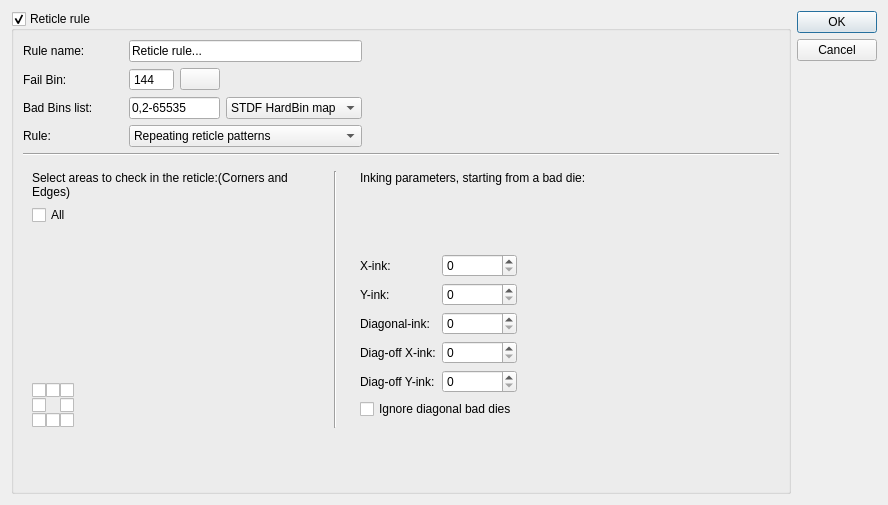
<?xml version="1.0" encoding="UTF-8"?>
<ui version="4.0">
 <class>ReticleDefinitionDialog</class>
 <widget class="QDialog" name="ReticleDefinitionDialog">
  <property name="geometry">
   <rect>
    <x>0</x>
    <y>0</y>
    <width>888</width>
    <height>505</height>
   </rect>
  </property>
  <property name="sizePolicy">
   <sizepolicy hsizetype="Expanding" vsizetype="Expanding">
    <horstretch>0</horstretch>
    <verstretch>0</verstretch>
   </sizepolicy>
  </property>
  <property name="windowTitle">
   <string>Dialog</string>
  </property>
  <property name="windowIcon">
   <iconset resource="gex.qrc">
    <normaloff>:/gex/icons/gex_application_48x48.png</normaloff>:/gex/icons/gex_application_48x48.png</iconset>
  </property>
  <property name="modal">
   <bool>true</bool>
  </property>
  <layout class="QGridLayout" name="gridLayout_3">
   <item row="0" column="0">
    <widget class="QGroupBox" name="groupBoxReticle">
     <property name="sizePolicy">
      <sizepolicy hsizetype="Preferred" vsizetype="Expanding">
       <horstretch>0</horstretch>
       <verstretch>0</verstretch>
      </sizepolicy>
     </property>
     <property name="title">
      <string>Reticle rule</string>
     </property>
     <property name="checkable">
      <bool>true</bool>
     </property>
     <layout class="QGridLayout" name="gridLayout">
      <item row="0" column="0">
       <widget class="QLabel" name="label">
        <property name="minimumSize">
         <size>
          <width>100</width>
          <height>0</height>
         </size>
        </property>
        <property name="text">
         <string>Rule name:</string>
        </property>
       </widget>
      </item>
      <item row="0" column="1" colspan="3">
       <widget class="QLineEdit" name="lineEditRuleName">
        <property name="toolTip">
         <string>Specify rule name</string>
        </property>
        <property name="text">
         <string>Reticle rule...</string>
        </property>
       </widget>
      </item>
      <item row="0" column="4">
       <spacer name="horizontalSpacer">
        <property name="orientation">
         <enum>Qt::Horizontal</enum>
        </property>
        <property name="sizeHint" stdset="0">
         <size>
          <width>462</width>
          <height>20</height>
         </size>
        </property>
       </spacer>
      </item>
      <item row="1" column="0">
       <widget class="QLabel" name="label_13">
        <property name="minimumSize">
         <size>
          <width>100</width>
          <height>0</height>
         </size>
        </property>
        <property name="text">
         <string>Fail Bin:</string>
        </property>
       </widget>
      </item>
      <item row="1" column="1">
       <widget class="QSpinBox" name="spinBoxFailBin_3">
        <property name="toolTip">
         <string>Overwrite the fail bin applied if die identified as Reticle outlier</string>
        </property>
        <property name="buttonSymbols">
         <enum>QAbstractSpinBox::NoButtons</enum>
        </property>
        <property name="maximum">
         <number>65535</number>
        </property>
        <property name="value">
         <number>144</number>
        </property>
       </widget>
      </item>
      <item row="1" column="2">
       <widget class="GColorPushButton" name="pushButtonFailBinColor1">
        <property name="maximumSize">
         <size>
          <width>50</width>
          <height>16777215</height>
         </size>
        </property>
        <property name="toolTip">
         <string>Overwrite the color assigned to good dies Reticle outlier</string>
        </property>
        <property name="text">
         <string/>
        </property>
       </widget>
      </item>
      <item row="1" column="4">
       <spacer name="horizontalSpacer_3">
        <property name="orientation">
         <enum>Qt::Horizontal</enum>
        </property>
        <property name="sizeHint" stdset="0">
         <size>
          <width>462</width>
          <height>20</height>
         </size>
        </property>
       </spacer>
      </item>
      <item row="2" column="0">
       <widget class="QLabel" name="textLabel2_2_2_2_2_2_2_2_6">
        <property name="minimumSize">
         <size>
          <width>100</width>
          <height>0</height>
         </size>
        </property>
        <property name="maximumSize">
         <size>
          <width>32767</width>
          <height>32767</height>
         </size>
        </property>
        <property name="text">
         <string>Bad Bins list:</string>
        </property>
        <property name="alignment">
         <set>Qt::AlignVCenter</set>
        </property>
        <property name="wordWrap">
         <bool>true</bool>
        </property>
       </widget>
      </item>
      <item row="2" column="1" colspan="2">
       <widget class="QLineEdit" name="lineEditBadBinListReticle">
        <property name="toolTip">
         <string>List of bins to apply</string>
        </property>
        <property name="text">
         <string>0,2-65535</string>
        </property>
       </widget>
      </item>
      <item row="2" column="3">
       <widget class="QComboBox" name="comboBox_ReticleMapSource">
        <property name="sizePolicy">
         <sizepolicy hsizetype="Expanding" vsizetype="Fixed">
          <horstretch>0</horstretch>
          <verstretch>0</verstretch>
         </sizepolicy>
        </property>
        <property name="minimumSize">
         <size>
          <width>0</width>
          <height>0</height>
         </size>
        </property>
        <property name="toolTip">
         <string>Choose which bin map to use for this rule</string>
        </property>
        <item>
         <property name="text">
          <string>STDF HardBin map</string>
         </property>
        </item>
        <item>
         <property name="text">
          <string>STDF SoftBin map</string>
         </property>
        </item>
        <item>
         <property name="text">
          <string>External map</string>
         </property>
        </item>
       </widget>
      </item>
      <item row="2" column="4">
       <spacer name="horizontalSpacer_4">
        <property name="orientation">
         <enum>Qt::Horizontal</enum>
        </property>
        <property name="sizeHint" stdset="0">
         <size>
          <width>462</width>
          <height>20</height>
         </size>
        </property>
       </spacer>
      </item>
      <item row="3" column="0">
       <widget class="QLabel" name="label_9">
        <property name="minimumSize">
         <size>
          <width>100</width>
          <height>0</height>
         </size>
        </property>
        <property name="text">
         <string>Rule:</string>
        </property>
       </widget>
      </item>
      <item row="3" column="1" colspan="3">
       <widget class="QComboBox" name="comboBoxReticleRule">
        <property name="sizePolicy">
         <sizepolicy hsizetype="Expanding" vsizetype="Fixed">
          <horstretch>0</horstretch>
          <verstretch>0</verstretch>
         </sizepolicy>
        </property>
        <property name="toolTip">
         <string>Choose which reticle algorithm to use for this rule</string>
        </property>
        <item>
         <property name="text">
          <string>Repeating reticle patterns</string>
         </property>
        </item>
        <item>
         <property name="text">
          <string>Corner rule</string>
         </property>
        </item>
        <item>
         <property name="text">
          <string>Step defectivity check</string>
         </property>
        </item>
       </widget>
      </item>
      <item row="3" column="4">
       <spacer name="horizontalSpacer_5">
        <property name="orientation">
         <enum>Qt::Horizontal</enum>
        </property>
        <property name="sizeHint" stdset="0">
         <size>
          <width>462</width>
          <height>20</height>
         </size>
        </property>
       </spacer>
      </item>
      <item row="4" column="0" colspan="5">
       <widget class="Line" name="line_2">
        <property name="orientation">
         <enum>Qt::Horizontal</enum>
        </property>
       </widget>
      </item>
      <item row="5" column="0" colspan="5">
       <widget class="QStackedWidget" name="stackedWidgetReticle">
        <property name="sizePolicy">
         <sizepolicy hsizetype="Preferred" vsizetype="Expanding">
          <horstretch>0</horstretch>
          <verstretch>2</verstretch>
         </sizepolicy>
        </property>
        <property name="currentIndex">
         <number>1</number>
        </property>
        <widget class="QWidget" name="pageRepeatingPattern">
         <property name="sizePolicy">
          <sizepolicy hsizetype="Preferred" vsizetype="Expanding">
           <horstretch>0</horstretch>
           <verstretch>0</verstretch>
          </sizepolicy>
         </property>
         <property name="maximumSize">
          <size>
           <width>922</width>
           <height>368</height>
          </size>
         </property>
         <layout class="QGridLayout" name="gridLayout_7">
          <item row="0" column="0">
           <layout class="QGridLayout" name="gridLayout_10">
            <item row="0" column="0">
             <widget class="QLabel" name="textLabel2_2_2_2_2_2_4_4">
              <property name="minimumSize">
               <size>
                <width>140</width>
                <height>0</height>
               </size>
              </property>
              <property name="maximumSize">
               <size>
                <width>32767</width>
                <height>32767</height>
               </size>
              </property>
              <property name="text">
               <string>Bad Bins level (%):</string>
              </property>
              <property name="alignment">
               <set>Qt::AlignVCenter</set>
              </property>
              <property name="wordWrap">
               <bool>true</bool>
              </property>
             </widget>
            </item>
            <item row="0" column="1">
             <widget class="QDoubleSpinBox" name="doubleSpinBoxReticuleYieldLevel">
              <property name="toolTip">
               <string>Threshold % fallout of bins to trigger this rule</string>
              </property>
              <property name="decimals">
               <number>2</number>
              </property>
             </widget>
            </item>
            <item row="1" column="0">
             <widget class="QLabel" name="label_8">
              <property name="text">
               <string>Mask:</string>
              </property>
             </widget>
            </item>
            <item row="1" column="1">
             <widget class="QComboBox" name="comboBox_ReticleMask">
              <property name="toolTip">
               <string>Choose which Mask to use for this rule</string>
              </property>
             </widget>
            </item>
           </layout>
          </item>
          <item row="0" column="1">
           <spacer name="horizontalSpacer_2">
            <property name="orientation">
             <enum>Qt::Horizontal</enum>
            </property>
            <property name="sizeHint" stdset="0">
             <size>
              <width>599</width>
              <height>20</height>
             </size>
            </property>
           </spacer>
          </item>
          <item row="1" column="0">
           <spacer name="verticalSpacer_3">
            <property name="orientation">
             <enum>Qt::Vertical</enum>
            </property>
            <property name="sizeHint" stdset="0">
             <size>
              <width>20</width>
              <height>40</height>
             </size>
            </property>
           </spacer>
          </item>
         </layout>
        </widget>
        <widget class="QWidget" name="pageCornerRule">
         <property name="maximumSize">
          <size>
           <width>922</width>
           <height>368</height>
          </size>
         </property>
         <layout class="QGridLayout" name="gridLayout_6">
          <item row="0" column="0" colspan="2">
           <widget class="QLabel" name="label_6">
            <property name="text">
             <string>Select areas to check in the reticle:(Corners and Edges)</string>
            </property>
            <property name="scaledContents">
             <bool>false</bool>
            </property>
            <property name="alignment">
             <set>Qt::AlignLeading|Qt::AlignLeft|Qt::AlignTop</set>
            </property>
            <property name="wordWrap">
             <bool>true</bool>
            </property>
           </widget>
          </item>
          <item row="0" column="2" rowspan="4">
           <widget class="Line" name="line_3">
            <property name="orientation">
             <enum>Qt::Vertical</enum>
            </property>
           </widget>
          </item>
          <item row="0" column="3" colspan="2">
           <widget class="QLabel" name="label_7">
            <property name="text">
             <string>Inking parameters, starting from a bad die:</string>
            </property>
            <property name="alignment">
             <set>Qt::AlignLeading|Qt::AlignLeft|Qt::AlignTop</set>
            </property>
            <property name="wordWrap">
             <bool>true</bool>
            </property>
           </widget>
          </item>
          <item row="1" column="0">
           <widget class="QCheckBox" name="checkBoxAllEdgeCorner">
            <property name="toolTip">
             <string>Select all</string>
            </property>
            <property name="text">
             <string>All</string>
            </property>
           </widget>
          </item>
          <item row="1" column="1" rowspan="3">
           <widget class="QWidget" name="widgetCornerEdgeArea" native="true">
            <property name="sizePolicy">
             <sizepolicy hsizetype="Expanding" vsizetype="Preferred">
              <horstretch>0</horstretch>
              <verstretch>0</verstretch>
             </sizepolicy>
            </property>
            <layout class="QGridLayout" name="gridLayout_49">
             <property name="leftMargin">
              <number>0</number>
             </property>
             <property name="topMargin">
              <number>0</number>
             </property>
             <property name="rightMargin">
              <number>0</number>
             </property>
             <property name="bottomMargin">
              <number>0</number>
             </property>
             <property name="spacing">
              <number>0</number>
             </property>
            </layout>
           </widget>
          </item>
          <item row="1" column="3" rowspan="3">
           <widget class="QFrame" name="frame_11">
            <property name="frameShape">
             <enum>QFrame::NoFrame</enum>
            </property>
            <property name="frameShadow">
             <enum>QFrame::Raised</enum>
            </property>
            <layout class="QGridLayout" name="gridLayout_5" rowstretch="1,0,0,0,0,0,0" columnstretch="0,0" rowminimumheight="0,0,0,0,0,0,0">
             <property name="leftMargin">
              <number>0</number>
             </property>
             <property name="rightMargin">
              <number>0</number>
             </property>
             <item row="3" column="0">
              <widget class="QLabel" name="labelDiagInk">
               <property name="text">
                <string>Diagonal-ink:</string>
               </property>
              </widget>
             </item>
             <item row="2" column="0">
              <widget class="QLabel" name="labelYink">
               <property name="text">
                <string>Y-ink:</string>
               </property>
              </widget>
             </item>
             <item row="4" column="1">
              <widget class="QSpinBox" name="spinBoxDiagOffXInk">
               <property name="minimumSize">
                <size>
                 <width>0</width>
                 <height>0</height>
                </size>
               </property>
              </widget>
             </item>
             <item row="5" column="0">
              <widget class="QLabel" name="labelDiagOffYInk">
               <property name="text">
                <string>Diag-off Y-ink:</string>
               </property>
              </widget>
             </item>
             <item row="1" column="0">
              <widget class="QLabel" name="labelXink">
               <property name="text">
                <string>X-ink:</string>
               </property>
              </widget>
             </item>
             <item row="5" column="1">
              <widget class="QSpinBox" name="spinBoxDiagOffYInk">
               <property name="minimumSize">
                <size>
                 <width>0</width>
                 <height>0</height>
                </size>
               </property>
              </widget>
             </item>
             <item row="4" column="0">
              <widget class="QLabel" name="labelDiagOffXInk">
               <property name="text">
                <string>Diag-off X-ink:</string>
               </property>
              </widget>
             </item>
             <item row="1" column="1">
              <widget class="QSpinBox" name="spinBoxXInk">
               <property name="minimumSize">
                <size>
                 <width>0</width>
                 <height>0</height>
                </size>
               </property>
              </widget>
             </item>
             <item row="3" column="1">
              <widget class="QSpinBox" name="spinBoxDiagInk">
               <property name="minimumSize">
                <size>
                 <width>0</width>
                 <height>0</height>
                </size>
               </property>
              </widget>
             </item>
             <item row="2" column="1">
              <widget class="QSpinBox" name="spinBoxYInk">
               <property name="minimumSize">
                <size>
                 <width>0</width>
                 <height>0</height>
                </size>
               </property>
              </widget>
             </item>
             <item row="0" column="0">
              <spacer name="verticalSpacer">
               <property name="orientation">
                <enum>Qt::Vertical</enum>
               </property>
               <property name="sizeHint" stdset="0">
                <size>
                 <width>20</width>
                 <height>40</height>
                </size>
               </property>
              </spacer>
             </item>
             <item row="6" column="0" colspan="2">
              <widget class="QCheckBox" name="checkBoxIgnoreDiagBadDies">
               <property name="text">
                <string>Ignore diagonal bad dies</string>
               </property>
              </widget>
             </item>
            </layout>
           </widget>
          </item>
          <item row="1" column="4" rowspan="3">
           <widget class="QWidget" name="widgetInkingParam" native="true">
            <property name="sizePolicy">
             <sizepolicy hsizetype="Expanding" vsizetype="Preferred">
              <horstretch>0</horstretch>
              <verstretch>0</verstretch>
             </sizepolicy>
            </property>
            <property name="contextMenuPolicy">
             <enum>Qt::CustomContextMenu</enum>
            </property>
            <layout class="QGridLayout" name="gridLayout_45">
             <property name="leftMargin">
              <number>0</number>
             </property>
             <property name="topMargin">
              <number>0</number>
             </property>
             <property name="rightMargin">
              <number>0</number>
             </property>
             <property name="bottomMargin">
              <number>0</number>
             </property>
             <property name="spacing">
              <number>0</number>
             </property>
            </layout>
           </widget>
          </item>
          <item row="2" column="0">
           <spacer name="verticalSpacer_2">
            <property name="orientation">
             <enum>Qt::Vertical</enum>
            </property>
            <property name="sizeHint" stdset="0">
             <size>
              <width>20</width>
              <height>124</height>
             </size>
            </property>
           </spacer>
          </item>
          <item row="3" column="0">
           <widget class="QFrame" name="frame">
            <property name="frameShape">
             <enum>QFrame::NoFrame</enum>
            </property>
            <property name="frameShadow">
             <enum>QFrame::Raised</enum>
            </property>
            <layout class="QGridLayout" name="gridLayout_4">
             <property name="leftMargin">
              <number>0</number>
             </property>
             <property name="topMargin">
              <number>0</number>
             </property>
             <property name="rightMargin">
              <number>0</number>
             </property>
             <property name="bottomMargin">
              <number>0</number>
             </property>
             <property name="spacing">
              <number>0</number>
             </property>
             <item row="1" column="0" colspan="2">
              <widget class="QFrame" name="frame_5">
               <property name="frameShape">
                <enum>QFrame::NoFrame</enum>
               </property>
               <property name="frameShadow">
                <enum>QFrame::Raised</enum>
               </property>
               <layout class="QVBoxLayout" name="verticalLayout_5">
                <property name="spacing">
                 <number>0</number>
                </property>
                <property name="leftMargin">
                 <number>0</number>
                </property>
                <property name="topMargin">
                 <number>0</number>
                </property>
                <property name="rightMargin">
                 <number>0</number>
                </property>
                <property name="bottomMargin">
                 <number>0</number>
                </property>
                <item>
                 <widget class="QCheckBox" name="checkBoxEdgeLeft">
                  <property name="text">
                   <string/>
                  </property>
                 </widget>
                </item>
               </layout>
              </widget>
             </item>
             <item row="1" column="2" colspan="2">
              <widget class="QFrame" name="frame_6">
               <property name="frameShape">
                <enum>QFrame::NoFrame</enum>
               </property>
               <property name="frameShadow">
                <enum>QFrame::Raised</enum>
               </property>
              </widget>
             </item>
             <item row="1" column="4">
              <widget class="QFrame" name="frame_7">
               <property name="frameShape">
                <enum>QFrame::NoFrame</enum>
               </property>
               <property name="frameShadow">
                <enum>QFrame::Raised</enum>
               </property>
               <layout class="QVBoxLayout" name="verticalLayout_4">
                <property name="spacing">
                 <number>0</number>
                </property>
                <property name="leftMargin">
                 <number>0</number>
                </property>
                <property name="topMargin">
                 <number>0</number>
                </property>
                <property name="rightMargin">
                 <number>0</number>
                </property>
                <property name="bottomMargin">
                 <number>0</number>
                </property>
                <item>
                 <widget class="QCheckBox" name="checkBoxEdgeRight">
                  <property name="text">
                   <string/>
                  </property>
                 </widget>
                </item>
               </layout>
              </widget>
             </item>
             <item row="2" column="0" colspan="2">
              <widget class="QFrame" name="frame_8">
               <property name="frameShape">
                <enum>QFrame::NoFrame</enum>
               </property>
               <property name="frameShadow">
                <enum>QFrame::Raised</enum>
               </property>
               <layout class="QVBoxLayout" name="verticalLayout_6">
                <property name="spacing">
                 <number>0</number>
                </property>
                <property name="leftMargin">
                 <number>0</number>
                </property>
                <property name="topMargin">
                 <number>0</number>
                </property>
                <property name="rightMargin">
                 <number>0</number>
                </property>
                <property name="bottomMargin">
                 <number>0</number>
                </property>
                <item>
                 <widget class="QCheckBox" name="checkBoxCornerBLeft">
                  <property name="text">
                   <string/>
                  </property>
                 </widget>
                </item>
               </layout>
              </widget>
             </item>
             <item row="2" column="2" colspan="2">
              <widget class="QFrame" name="frame_9">
               <property name="frameShape">
                <enum>QFrame::NoFrame</enum>
               </property>
               <property name="frameShadow">
                <enum>QFrame::Raised</enum>
               </property>
               <layout class="QVBoxLayout" name="verticalLayout_7">
                <property name="spacing">
                 <number>0</number>
                </property>
                <property name="leftMargin">
                 <number>0</number>
                </property>
                <property name="topMargin">
                 <number>0</number>
                </property>
                <property name="rightMargin">
                 <number>0</number>
                </property>
                <property name="bottomMargin">
                 <number>0</number>
                </property>
                <item>
                 <widget class="QCheckBox" name="checkBoxEdgeBottom">
                  <property name="text">
                   <string/>
                  </property>
                 </widget>
                </item>
               </layout>
              </widget>
             </item>
             <item row="2" column="4">
              <widget class="QFrame" name="frame_10">
               <property name="frameShape">
                <enum>QFrame::NoFrame</enum>
               </property>
               <property name="frameShadow">
                <enum>QFrame::Raised</enum>
               </property>
               <layout class="QVBoxLayout" name="verticalLayout_8">
                <property name="spacing">
                 <number>0</number>
                </property>
                <property name="leftMargin">
                 <number>0</number>
                </property>
                <property name="topMargin">
                 <number>0</number>
                </property>
                <property name="rightMargin">
                 <number>0</number>
                </property>
                <property name="bottomMargin">
                 <number>0</number>
                </property>
                <item>
                 <widget class="QCheckBox" name="checkBoxCornerBRight">
                  <property name="text">
                   <string/>
                  </property>
                 </widget>
                </item>
               </layout>
              </widget>
             </item>
             <item row="0" column="4">
              <widget class="QFrame" name="frame_4">
               <property name="frameShape">
                <enum>QFrame::NoFrame</enum>
               </property>
               <property name="frameShadow">
                <enum>QFrame::Raised</enum>
               </property>
               <layout class="QVBoxLayout" name="verticalLayout_3">
                <property name="spacing">
                 <number>0</number>
                </property>
                <property name="leftMargin">
                 <number>0</number>
                </property>
                <property name="topMargin">
                 <number>0</number>
                </property>
                <property name="rightMargin">
                 <number>0</number>
                </property>
                <property name="bottomMargin">
                 <number>0</number>
                </property>
                <item>
                 <widget class="QCheckBox" name="checkBoxCornerTRight">
                  <property name="text">
                   <string/>
                  </property>
                 </widget>
                </item>
               </layout>
              </widget>
             </item>
             <item row="0" column="0" colspan="2">
              <widget class="QFrame" name="frame_2">
               <property name="frameShape">
                <enum>QFrame::NoFrame</enum>
               </property>
               <property name="frameShadow">
                <enum>QFrame::Raised</enum>
               </property>
               <layout class="QVBoxLayout" name="verticalLayout">
                <property name="spacing">
                 <number>0</number>
                </property>
                <property name="leftMargin">
                 <number>0</number>
                </property>
                <property name="topMargin">
                 <number>0</number>
                </property>
                <property name="rightMargin">
                 <number>0</number>
                </property>
                <property name="bottomMargin">
                 <number>0</number>
                </property>
                <item>
                 <widget class="QCheckBox" name="checkBoxCornerTLeft">
                  <property name="text">
                   <string/>
                  </property>
                 </widget>
                </item>
               </layout>
              </widget>
             </item>
             <item row="0" column="2" colspan="2">
              <widget class="QFrame" name="frame_3">
               <property name="frameShape">
                <enum>QFrame::NoFrame</enum>
               </property>
               <property name="frameShadow">
                <enum>QFrame::Raised</enum>
               </property>
               <layout class="QVBoxLayout" name="verticalLayout_2">
                <property name="spacing">
                 <number>0</number>
                </property>
                <property name="leftMargin">
                 <number>0</number>
                </property>
                <property name="topMargin">
                 <number>0</number>
                </property>
                <property name="rightMargin">
                 <number>0</number>
                </property>
                <property name="bottomMargin">
                 <number>0</number>
                </property>
                <item>
                 <widget class="QCheckBox" name="checkBoxEdgeTop">
                  <property name="text">
                   <string/>
                  </property>
                 </widget>
                </item>
               </layout>
              </widget>
             </item>
            </layout>
           </widget>
          </item>
          <item row="4" column="2">
           <spacer name="verticalSpacer_5">
            <property name="orientation">
             <enum>Qt::Vertical</enum>
            </property>
            <property name="sizeHint" stdset="0">
             <size>
              <width>20</width>
              <height>4</height>
             </size>
            </property>
           </spacer>
          </item>
         </layout>
        </widget>
        <widget class="QWidget" name="pageDefectivityCheck">
         <property name="maximumSize">
          <size>
           <width>922</width>
           <height>368</height>
          </size>
         </property>
         <layout class="QGridLayout" name="gridLayout_8">
          <item row="0" column="0">
           <widget class="QLabel" name="label_10">
            <property name="text">
             <string>Bad bin Level</string>
            </property>
           </widget>
          </item>
          <item row="0" column="1">
           <widget class="QDoubleSpinBox" name="spinBoxRetYieldStepDefCheck">
            <property name="sizePolicy">
             <sizepolicy hsizetype="Maximum" vsizetype="Fixed">
              <horstretch>0</horstretch>
              <verstretch>0</verstretch>
             </sizepolicy>
            </property>
            <property name="toolTip">
             <string>Fail reticle location all over the wafer if Bad Yield level (%) of reticle location is over...</string>
            </property>
            <property name="decimals">
             <number>2</number>
            </property>
           </widget>
          </item>
          <item row="0" column="2" colspan="2">
           <spacer name="horizontalSpacer_9">
            <property name="orientation">
             <enum>Qt::Horizontal</enum>
            </property>
            <property name="sizeHint" stdset="0">
             <size>
              <width>540</width>
              <height>17</height>
             </size>
            </property>
           </spacer>
          </item>
          <item row="1" column="0">
           <widget class="QLabel" name="label_14">
            <property name="text">
             <string>Field selection</string>
            </property>
           </widget>
          </item>
          <item row="1" column="1">
           <widget class="QComboBox" name="comboBoxFieldSelection">
            <property name="maximumSize">
             <size>
              <width>150</width>
              <height>16777215</height>
             </size>
            </property>
            <item>
             <property name="text">
              <string>All fields</string>
             </property>
            </item>
            <item>
             <property name="text">
              <string>Fields coordinates list</string>
             </property>
            </item>
            <item>
             <property name="text">
              <string>Edge fields</string>
             </property>
            </item>
           </widget>
          </item>
          <item row="1" column="2">
           <widget class="QLineEdit" name="lineEditFieldSelection">
            <property name="sizePolicy">
             <sizepolicy hsizetype="Expanding" vsizetype="Fixed">
              <horstretch>0</horstretch>
              <verstretch>0</verstretch>
             </sizepolicy>
            </property>
            <property name="maximumSize">
             <size>
              <width>200</width>
              <height>40</height>
             </size>
            </property>
            <property name="toolTip">
             <string>Enter the list of reticle field coordinates using this syntax (x,y):
e.g.: (1,3)(1,4)</string>
            </property>
           </widget>
          </item>
          <item row="1" column="3">
           <spacer name="horizontalSpacer_10">
            <property name="orientation">
             <enum>Qt::Horizontal</enum>
            </property>
            <property name="sizeHint" stdset="0">
             <size>
              <width>398</width>
              <height>17</height>
             </size>
            </property>
           </spacer>
          </item>
          <item row="2" column="0" colspan="4">
           <spacer name="verticalSpacer_4">
            <property name="orientation">
             <enum>Qt::Vertical</enum>
            </property>
            <property name="sizeHint" stdset="0">
             <size>
              <width>20</width>
              <height>246</height>
             </size>
            </property>
           </spacer>
          </item>
         </layout>
        </widget>
       </widget>
      </item>
     </layout>
    </widget>
   </item>
   <item row="0" column="1">
    <widget class="QDialogButtonBox" name="buttonBox">
     <property name="orientation">
      <enum>Qt::Vertical</enum>
     </property>
     <property name="standardButtons">
      <set>QDialogButtonBox::Cancel|QDialogButtonBox::Ok</set>
     </property>
    </widget>
   </item>
  </layout>
 </widget>
 <customwidgets>
  <customwidget>
   <class>GColorPushButton</class>
   <extends>QPushButton</extends>
   <header>gcolorpushbutton.h</header>
  </customwidget>
 </customwidgets>
 <resources>
  <include location="../gex.qrc"/>
 </resources>
 <connections>
  <connection>
   <sender>buttonBox</sender>
   <signal>accepted()</signal>
   <receiver>ReticleDefinitionDialog</receiver>
   <slot>accept()</slot>
   <hints>
    <hint type="sourcelabel">
     <x>248</x>
     <y>254</y>
    </hint>
    <hint type="destinationlabel">
     <x>157</x>
     <y>274</y>
    </hint>
   </hints>
  </connection>
  <connection>
   <sender>buttonBox</sender>
   <signal>rejected()</signal>
   <receiver>ReticleDefinitionDialog</receiver>
   <slot>reject()</slot>
   <hints>
    <hint type="sourcelabel">
     <x>316</x>
     <y>260</y>
    </hint>
    <hint type="destinationlabel">
     <x>286</x>
     <y>274</y>
    </hint>
   </hints>
  </connection>
 </connections>
</ui>
